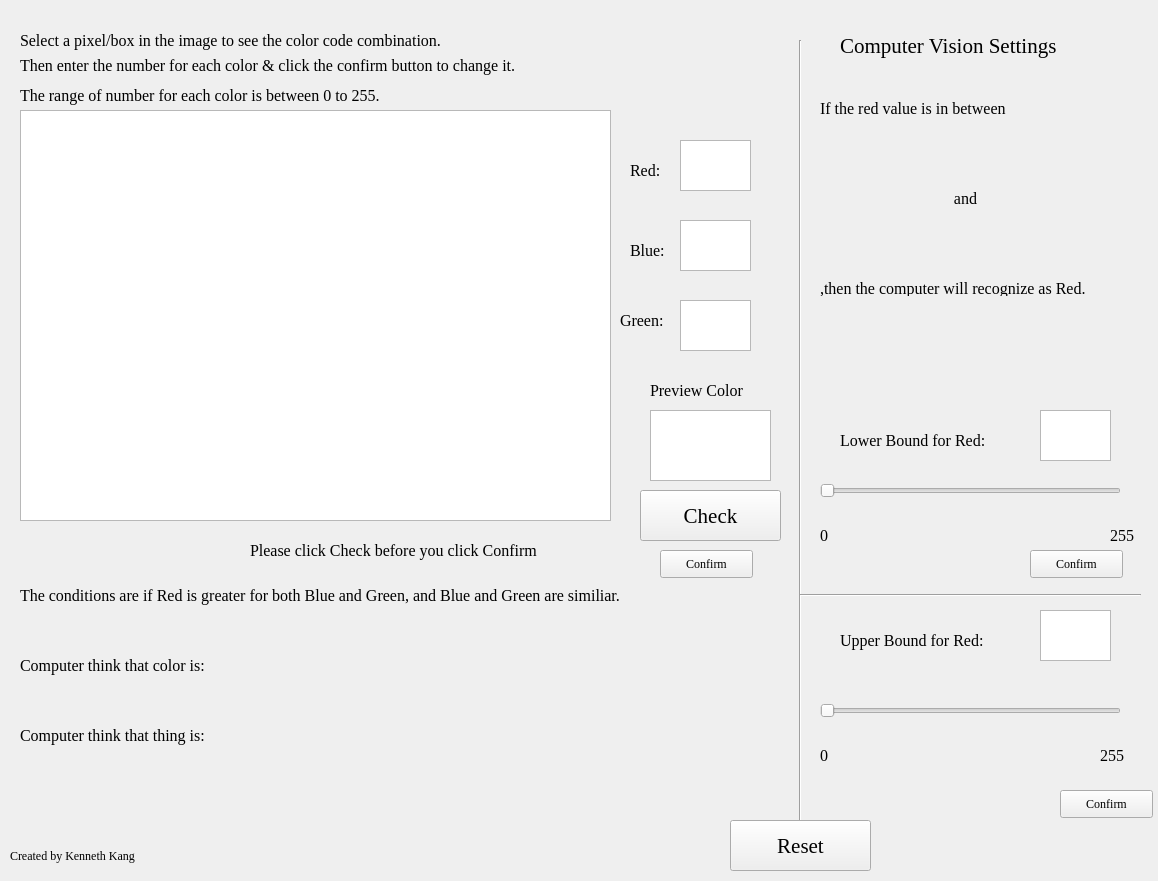
<?xml version="1.0" encoding="UTF-8"?>
<ui version="4.0">
 <class>URSA2020</class>
 <widget class="QMainWindow" name="URSA2020">
  <property name="geometry">
   <rect>
    <x>0</x>
    <y>0</y>
    <width>1158</width>
    <height>881</height>
   </rect>
  </property>
  <property name="windowTitle">
   <string>URSA 2020 Explanable Computer Vision</string>
  </property>
  <widget class="QWidget" name="centralwidget">
   <widget class="QGraphicsView" name="stopImage">
    <property name="geometry">
     <rect>
      <x>20</x>
      <y>110</y>
      <width>591</width>
      <height>411</height>
     </rect>
    </property>
   </widget>
   <widget class="QLabel" name="discrb_1">
    <property name="geometry">
     <rect>
      <x>20</x>
      <y>30</y>
      <width>521</width>
      <height>21</height>
     </rect>
    </property>
    <property name="font">
     <font>
      <family>Times New Roman</family>
      <pointsize>12</pointsize>
     </font>
    </property>
    <property name="text">
     <string>Select a pixel/box in the image to see the color code combination.</string>
    </property>
   </widget>
   <widget class="QLabel" name="discrb_2">
    <property name="geometry">
     <rect>
      <x>20</x>
      <y>50</y>
      <width>611</width>
      <height>31</height>
     </rect>
    </property>
    <property name="font">
     <font>
      <family>Times New Roman</family>
      <pointsize>12</pointsize>
     </font>
    </property>
    <property name="text">
     <string>Then enter the number for each color &amp; click the confirm button to change it.</string>
    </property>
   </widget>
   <widget class="QLabel" name="discrb_3">
    <property name="geometry">
     <rect>
      <x>20</x>
      <y>80</y>
      <width>611</width>
      <height>31</height>
     </rect>
    </property>
    <property name="font">
     <font>
      <family>Times New Roman</family>
      <pointsize>12</pointsize>
     </font>
    </property>
    <property name="text">
     <string>The range of number for each color is between 0 to 255.</string>
    </property>
   </widget>
   <widget class="Line" name="division_ver">
    <property name="geometry">
     <rect>
      <x>790</x>
      <y>40</y>
      <width>20</width>
      <height>781</height>
     </rect>
    </property>
    <property name="font">
     <font>
      <family>Times New Roman</family>
      <pointsize>20</pointsize>
      <weight>75</weight>
      <bold>true</bold>
     </font>
    </property>
    <property name="orientation">
     <enum>Qt::Vertical</enum>
    </property>
   </widget>
   <widget class="QLabel" name="cur_red_label">
    <property name="geometry">
     <rect>
      <x>630</x>
      <y>160</y>
      <width>41</width>
      <height>21</height>
     </rect>
    </property>
    <property name="font">
     <font>
      <family>Times New Roman</family>
      <pointsize>12</pointsize>
     </font>
    </property>
    <property name="text">
     <string>Red:</string>
    </property>
   </widget>
   <widget class="QTextEdit" name="cur_red_code">
    <property name="geometry">
     <rect>
      <x>680</x>
      <y>140</y>
      <width>71</width>
      <height>51</height>
     </rect>
    </property>
    <property name="html">
     <string>&lt;!DOCTYPE HTML PUBLIC &quot;-//W3C//DTD HTML 4.0//EN&quot; &quot;http://www.w3.org/TR/REC-html40/strict.dtd&quot;&gt;
&lt;html&gt;&lt;head&gt;&lt;meta name=&quot;qrichtext&quot; content=&quot;1&quot; /&gt;&lt;style type=&quot;text/css&quot;&gt;
p, li { white-space: pre-wrap; }
&lt;/style&gt;&lt;/head&gt;&lt;body style=&quot; font-family:'Gulim'; font-size:9pt; font-weight:400; font-style:normal;&quot;&gt;
&lt;p style=&quot;-qt-paragraph-type:empty; margin-top:0px; margin-bottom:0px; margin-left:0px; margin-right:0px; -qt-block-indent:0; text-indent:0px;&quot;&gt;&lt;br /&gt;&lt;/p&gt;&lt;/body&gt;&lt;/html&gt;</string>
    </property>
   </widget>
   <widget class="QLabel" name="cur_blue_label">
    <property name="geometry">
     <rect>
      <x>630</x>
      <y>240</y>
      <width>41</width>
      <height>21</height>
     </rect>
    </property>
    <property name="font">
     <font>
      <family>Times New Roman</family>
      <pointsize>12</pointsize>
     </font>
    </property>
    <property name="text">
     <string>Blue:</string>
    </property>
   </widget>
   <widget class="QTextEdit" name="cur_blue_code">
    <property name="geometry">
     <rect>
      <x>680</x>
      <y>220</y>
      <width>71</width>
      <height>51</height>
     </rect>
    </property>
    <property name="html">
     <string>&lt;!DOCTYPE HTML PUBLIC &quot;-//W3C//DTD HTML 4.0//EN&quot; &quot;http://www.w3.org/TR/REC-html40/strict.dtd&quot;&gt;
&lt;html&gt;&lt;head&gt;&lt;meta name=&quot;qrichtext&quot; content=&quot;1&quot; /&gt;&lt;style type=&quot;text/css&quot;&gt;
p, li { white-space: pre-wrap; }
&lt;/style&gt;&lt;/head&gt;&lt;body style=&quot; font-family:'Gulim'; font-size:9pt; font-weight:400; font-style:normal;&quot;&gt;
&lt;p style=&quot;-qt-paragraph-type:empty; margin-top:0px; margin-bottom:0px; margin-left:0px; margin-right:0px; -qt-block-indent:0; text-indent:0px;&quot;&gt;&lt;br /&gt;&lt;/p&gt;&lt;/body&gt;&lt;/html&gt;</string>
    </property>
   </widget>
   <widget class="QLabel" name="cur_green_label">
    <property name="geometry">
     <rect>
      <x>620</x>
      <y>310</y>
      <width>61</width>
      <height>21</height>
     </rect>
    </property>
    <property name="font">
     <font>
      <family>Times New Roman</family>
      <pointsize>12</pointsize>
     </font>
    </property>
    <property name="text">
     <string>Green:</string>
    </property>
   </widget>
   <widget class="QTextEdit" name="cur_green_code">
    <property name="geometry">
     <rect>
      <x>680</x>
      <y>300</y>
      <width>71</width>
      <height>51</height>
     </rect>
    </property>
    <property name="html">
     <string>&lt;!DOCTYPE HTML PUBLIC &quot;-//W3C//DTD HTML 4.0//EN&quot; &quot;http://www.w3.org/TR/REC-html40/strict.dtd&quot;&gt;
&lt;html&gt;&lt;head&gt;&lt;meta name=&quot;qrichtext&quot; content=&quot;1&quot; /&gt;&lt;style type=&quot;text/css&quot;&gt;
p, li { white-space: pre-wrap; }
&lt;/style&gt;&lt;/head&gt;&lt;body style=&quot; font-family:'Gulim'; font-size:9pt; font-weight:400; font-style:normal;&quot;&gt;
&lt;p style=&quot;-qt-paragraph-type:empty; margin-top:0px; margin-bottom:0px; margin-left:0px; margin-right:0px; -qt-block-indent:0; text-indent:0px;&quot;&gt;&lt;br /&gt;&lt;/p&gt;&lt;/body&gt;&lt;/html&gt;</string>
    </property>
   </widget>
   <widget class="QPushButton" name="preview_color_button">
    <property name="geometry">
     <rect>
      <x>660</x>
      <y>550</y>
      <width>93</width>
      <height>28</height>
     </rect>
    </property>
    <property name="font">
     <font>
      <family>Times New Roman</family>
     </font>
    </property>
    <property name="text">
     <string>Confirm</string>
    </property>
   </widget>
   <widget class="QLabel" name="preview_color_label">
    <property name="geometry">
     <rect>
      <x>650</x>
      <y>380</y>
      <width>121</width>
      <height>21</height>
     </rect>
    </property>
    <property name="font">
     <font>
      <family>Times New Roman</family>
      <pointsize>12</pointsize>
     </font>
    </property>
    <property name="text">
     <string>Preview Color</string>
    </property>
   </widget>
   <widget class="QGraphicsView" name="preview_color">
    <property name="geometry">
     <rect>
      <x>650</x>
      <y>410</y>
      <width>121</width>
      <height>71</height>
     </rect>
    </property>
   </widget>
   <widget class="QLabel" name="computer_color_thinks">
    <property name="geometry">
     <rect>
      <x>20</x>
      <y>650</y>
      <width>231</width>
      <height>31</height>
     </rect>
    </property>
    <property name="font">
     <font>
      <family>Times New Roman</family>
      <pointsize>12</pointsize>
     </font>
    </property>
    <property name="text">
     <string>Computer think that color is:</string>
    </property>
   </widget>
   <widget class="QLabel" name="discrb_5">
    <property name="geometry">
     <rect>
      <x>20</x>
      <y>720</y>
      <width>231</width>
      <height>31</height>
     </rect>
    </property>
    <property name="font">
     <font>
      <family>Times New Roman</family>
      <pointsize>12</pointsize>
     </font>
    </property>
    <property name="text">
     <string>Computer think that thing is:</string>
    </property>
   </widget>
   <widget class="QLabel" name="color_state">
    <property name="geometry">
     <rect>
      <x>250</x>
      <y>650</y>
      <width>231</width>
      <height>31</height>
     </rect>
    </property>
    <property name="font">
     <font>
      <family>Times New Roman</family>
      <pointsize>12</pointsize>
     </font>
    </property>
    <property name="text">
     <string/>
    </property>
   </widget>
   <widget class="QLabel" name="thing_state">
    <property name="geometry">
     <rect>
      <x>250</x>
      <y>720</y>
      <width>231</width>
      <height>31</height>
     </rect>
    </property>
    <property name="font">
     <font>
      <family>Times New Roman</family>
      <pointsize>12</pointsize>
     </font>
    </property>
    <property name="text">
     <string/>
    </property>
   </widget>
   <widget class="QPushButton" name="pushButton">
    <property name="geometry">
     <rect>
      <x>730</x>
      <y>820</y>
      <width>141</width>
      <height>51</height>
     </rect>
    </property>
    <property name="font">
     <font>
      <family>Times New Roman</family>
      <pointsize>16</pointsize>
     </font>
    </property>
    <property name="text">
     <string>Reset</string>
    </property>
   </widget>
   <widget class="QLabel" name="Author">
    <property name="geometry">
     <rect>
      <x>10</x>
      <y>840</y>
      <width>171</width>
      <height>31</height>
     </rect>
    </property>
    <property name="font">
     <font>
      <family>Times New Roman</family>
      <pointsize>9</pointsize>
     </font>
    </property>
    <property name="text">
     <string>Created by Kenneth Kang</string>
    </property>
   </widget>
   <widget class="QSlider" name="lower_Slider">
    <property name="geometry">
     <rect>
      <x>820</x>
      <y>470</y>
      <width>301</width>
      <height>41</height>
     </rect>
    </property>
    <property name="orientation">
     <enum>Qt::Horizontal</enum>
    </property>
   </widget>
   <widget class="QSlider" name="upper_Slider">
    <property name="geometry">
     <rect>
      <x>820</x>
      <y>690</y>
      <width>301</width>
      <height>41</height>
     </rect>
    </property>
    <property name="orientation">
     <enum>Qt::Horizontal</enum>
    </property>
   </widget>
   <widget class="QTextEdit" name="cur_upper_red">
    <property name="geometry">
     <rect>
      <x>1040</x>
      <y>610</y>
      <width>71</width>
      <height>51</height>
     </rect>
    </property>
    <property name="html">
     <string>&lt;!DOCTYPE HTML PUBLIC &quot;-//W3C//DTD HTML 4.0//EN&quot; &quot;http://www.w3.org/TR/REC-html40/strict.dtd&quot;&gt;
&lt;html&gt;&lt;head&gt;&lt;meta name=&quot;qrichtext&quot; content=&quot;1&quot; /&gt;&lt;style type=&quot;text/css&quot;&gt;
p, li { white-space: pre-wrap; }
&lt;/style&gt;&lt;/head&gt;&lt;body style=&quot; font-family:'Gulim'; font-size:9pt; font-weight:400; font-style:normal;&quot;&gt;
&lt;p style=&quot;-qt-paragraph-type:empty; margin-top:0px; margin-bottom:0px; margin-left:0px; margin-right:0px; -qt-block-indent:0; text-indent:0px;&quot;&gt;&lt;br /&gt;&lt;/p&gt;&lt;/body&gt;&lt;/html&gt;</string>
    </property>
   </widget>
   <widget class="QTextEdit" name="cur_lower_red">
    <property name="geometry">
     <rect>
      <x>1040</x>
      <y>410</y>
      <width>71</width>
      <height>51</height>
     </rect>
    </property>
    <property name="html">
     <string>&lt;!DOCTYPE HTML PUBLIC &quot;-//W3C//DTD HTML 4.0//EN&quot; &quot;http://www.w3.org/TR/REC-html40/strict.dtd&quot;&gt;
&lt;html&gt;&lt;head&gt;&lt;meta name=&quot;qrichtext&quot; content=&quot;1&quot; /&gt;&lt;style type=&quot;text/css&quot;&gt;
p, li { white-space: pre-wrap; }
&lt;/style&gt;&lt;/head&gt;&lt;body style=&quot; font-family:'Gulim'; font-size:9pt; font-weight:400; font-style:normal;&quot;&gt;
&lt;p style=&quot;-qt-paragraph-type:empty; margin-top:0px; margin-bottom:0px; margin-left:0px; margin-right:0px; -qt-block-indent:0; text-indent:0px;&quot;&gt;&lt;br /&gt;&lt;/p&gt;&lt;/body&gt;&lt;/html&gt;</string>
    </property>
   </widget>
   <widget class="QLabel" name="setting_title">
    <property name="geometry">
     <rect>
      <x>840</x>
      <y>30</y>
      <width>281</width>
      <height>31</height>
     </rect>
    </property>
    <property name="font">
     <font>
      <family>Times New Roman</family>
      <pointsize>16</pointsize>
     </font>
    </property>
    <property name="text">
     <string>Computer Vision Settings</string>
    </property>
   </widget>
   <widget class="QLabel" name="lower_red_label">
    <property name="geometry">
     <rect>
      <x>840</x>
      <y>430</y>
      <width>191</width>
      <height>21</height>
     </rect>
    </property>
    <property name="font">
     <font>
      <family>Times New Roman</family>
      <pointsize>12</pointsize>
     </font>
    </property>
    <property name="text">
     <string>Lower Bound for Red:</string>
    </property>
   </widget>
   <widget class="QLabel" name="upper_red_label_2">
    <property name="geometry">
     <rect>
      <x>840</x>
      <y>630</y>
      <width>191</width>
      <height>21</height>
     </rect>
    </property>
    <property name="font">
     <font>
      <family>Times New Roman</family>
      <pointsize>12</pointsize>
     </font>
    </property>
    <property name="text">
     <string>Upper Bound for Red:</string>
    </property>
   </widget>
   <widget class="QPushButton" name="upper_red_button">
    <property name="geometry">
     <rect>
      <x>1060</x>
      <y>790</y>
      <width>93</width>
      <height>28</height>
     </rect>
    </property>
    <property name="font">
     <font>
      <family>Times New Roman</family>
     </font>
    </property>
    <property name="text">
     <string>Confirm</string>
    </property>
   </widget>
   <widget class="QPushButton" name="lower_red_button">
    <property name="geometry">
     <rect>
      <x>1030</x>
      <y>550</y>
      <width>93</width>
      <height>28</height>
     </rect>
    </property>
    <property name="font">
     <font>
      <family>Times New Roman</family>
     </font>
    </property>
    <property name="text">
     <string>Confirm</string>
    </property>
   </widget>
   <widget class="QLabel" name="condition_discrb_1">
    <property name="geometry">
     <rect>
      <x>250</x>
      <y>530</y>
      <width>361</width>
      <height>41</height>
     </rect>
    </property>
    <property name="font">
     <font>
      <family>Times New Roman</family>
      <pointsize>12</pointsize>
     </font>
    </property>
    <property name="text">
     <string>Please click Check before you click Confirm</string>
    </property>
   </widget>
   <widget class="QLabel" name="bound_discrb_1">
    <property name="geometry">
     <rect>
      <x>820</x>
      <y>100</y>
      <width>251</width>
      <height>16</height>
     </rect>
    </property>
    <property name="font">
     <font>
      <family>Times New Roman</family>
      <pointsize>12</pointsize>
     </font>
    </property>
    <property name="text">
     <string>If the red value is in between</string>
    </property>
   </widget>
   <widget class="QPushButton" name="condition_checker">
    <property name="geometry">
     <rect>
      <x>640</x>
      <y>490</y>
      <width>141</width>
      <height>51</height>
     </rect>
    </property>
    <property name="font">
     <font>
      <family>Times New Roman</family>
      <pointsize>16</pointsize>
     </font>
    </property>
    <property name="text">
     <string>Check</string>
    </property>
   </widget>
   <widget class="QLabel" name="condition_discrb_2">
    <property name="geometry">
     <rect>
      <x>20</x>
      <y>580</y>
      <width>751</width>
      <height>31</height>
     </rect>
    </property>
    <property name="font">
     <font>
      <family>Times New Roman</family>
      <pointsize>12</pointsize>
     </font>
    </property>
    <property name="text">
     <string>The conditions are if Red is greater for both Blue and Green, and Blue and Green are similiar.</string>
    </property>
   </widget>
   <widget class="QLabel" name="lower_bound">
    <property name="geometry">
     <rect>
      <x>930</x>
      <y>150</y>
      <width>71</width>
      <height>31</height>
     </rect>
    </property>
    <property name="font">
     <font>
      <family>Times New Roman</family>
      <pointsize>16</pointsize>
      <weight>75</weight>
      <bold>true</bold>
     </font>
    </property>
    <property name="text">
     <string/>
    </property>
   </widget>
   <widget class="QLabel" name="upper_bound">
    <property name="geometry">
     <rect>
      <x>930</x>
      <y>220</y>
      <width>71</width>
      <height>31</height>
     </rect>
    </property>
    <property name="font">
     <font>
      <family>Times New Roman</family>
      <pointsize>16</pointsize>
      <weight>75</weight>
      <bold>true</bold>
     </font>
    </property>
    <property name="text">
     <string/>
    </property>
   </widget>
   <widget class="QLabel" name="bound_discrb_2">
    <property name="geometry">
     <rect>
      <x>840</x>
      <y>190</y>
      <width>251</width>
      <height>16</height>
     </rect>
    </property>
    <property name="font">
     <font>
      <family>Times New Roman</family>
      <pointsize>12</pointsize>
     </font>
    </property>
    <property name="text">
     <string>and</string>
    </property>
    <property name="alignment">
     <set>Qt::AlignCenter</set>
    </property>
   </widget>
   <widget class="QLabel" name="bound_discrb_3">
    <property name="geometry">
     <rect>
      <x>820</x>
      <y>280</y>
      <width>331</width>
      <height>16</height>
     </rect>
    </property>
    <property name="font">
     <font>
      <family>Times New Roman</family>
      <pointsize>12</pointsize>
     </font>
    </property>
    <property name="text">
     <string>,then the computer will recognize as Red.</string>
    </property>
   </widget>
   <widget class="QLabel" name="lower_low_limit">
    <property name="geometry">
     <rect>
      <x>820</x>
      <y>520</y>
      <width>16</width>
      <height>31</height>
     </rect>
    </property>
    <property name="font">
     <font>
      <family>Times New Roman</family>
      <pointsize>12</pointsize>
     </font>
    </property>
    <property name="text">
     <string>0</string>
    </property>
   </widget>
   <widget class="QLabel" name="upper_low_limit">
    <property name="geometry">
     <rect>
      <x>820</x>
      <y>740</y>
      <width>16</width>
      <height>31</height>
     </rect>
    </property>
    <property name="font">
     <font>
      <family>Times New Roman</family>
      <pointsize>12</pointsize>
     </font>
    </property>
    <property name="text">
     <string>0</string>
    </property>
   </widget>
   <widget class="QLabel" name="upper_high_limit">
    <property name="geometry">
     <rect>
      <x>1100</x>
      <y>740</y>
      <width>31</width>
      <height>31</height>
     </rect>
    </property>
    <property name="font">
     <font>
      <family>Times New Roman</family>
      <pointsize>12</pointsize>
     </font>
    </property>
    <property name="text">
     <string>255</string>
    </property>
   </widget>
   <widget class="QLabel" name="lower_high_limit">
    <property name="geometry">
     <rect>
      <x>1110</x>
      <y>520</y>
      <width>31</width>
      <height>31</height>
     </rect>
    </property>
    <property name="font">
     <font>
      <family>Times New Roman</family>
      <pointsize>12</pointsize>
     </font>
    </property>
    <property name="text">
     <string>255</string>
    </property>
   </widget>
   <widget class="Line" name="division_hor">
    <property name="geometry">
     <rect>
      <x>800</x>
      <y>585</y>
      <width>341</width>
      <height>21</height>
     </rect>
    </property>
    <property name="orientation">
     <enum>Qt::Horizontal</enum>
    </property>
   </widget>
  </widget>
 </widget>
 <resources/>
 <connections/>
</ui>
